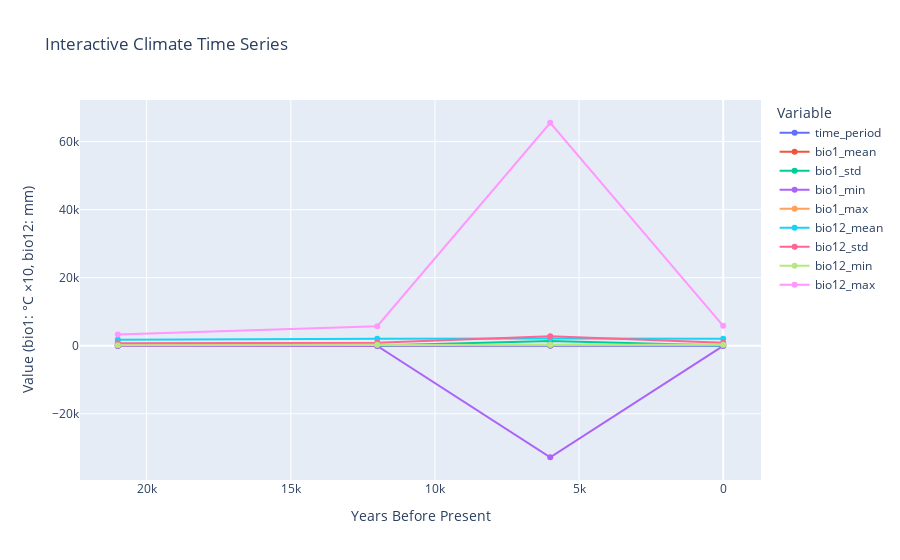

Notebook code cell kept with this figure:
### Code cell
import plotly.express as px

def plot_climate_time_series(climate_df, output_file=None):
    """
    Plot climate variables over time using Matplotlib (static) and Plotly (interactive).
    bio1 = annual mean temperature (°C ×10), bio12 = annual precipitation (mm).
    """
    if climate_df is None or climate_df.empty:
        print("No climate data available to plot.")
        return None

    # Get the list of variables (excluding time_years)
    variables = [col for col in climate_df.columns if col != 'time_years']
    
    # --- Static Matplotlib plot ---
    plt.figure(figsize=(12, 6))

    for var in variables:
        plt.plot(
            climate_df["time_years"],
            climate_df[var],
            marker="o",
            label=f"{var}",
            linewidth=2,
            markersize=8,
        )

    plt.xlabel("Years Before Present", fontsize=12)
    plt.ylabel("Value (bio1: °C ×10, bio12: mm)", fontsize=12)
    plt.title(
        "Climate Time Series\n(bio1 = annual mean temperature, bio12 = annual precipitation)",
        fontsize=14,
        fontweight="bold",
    )
    plt.legend(title="Variable")
    plt.grid(True, alpha=0.3)
    plt.gca().invert_xaxis()  # Invert x-axis to show older to newer
    plt.tight_layout()

    if output_file:
        plt.savefig(output_file, dpi=300, bbox_inches="tight")
        print(f"Saved static plot: {output_file}")

    plt.show()

    # --- Interactive Plotly plot ---
    if not variables:
        print("No variables available to plot interactively.")
        return None
        
    # Melt the dataframe for Plotly
    melted = climate_df.melt(
        id_vars="time_years", 
        var_name="Variable", 
        value_name="Value"
    )
    
    # Create interactive plot
    interactive_fig = px.line(
        melted,
        x="time_years",
        y="Value",
        color="Variable",
        markers=True,
        title="Interactive Climate Time Series",
        labels={
            "time_years": "Years Before Present",
            "Value": "Value (bio1: °C ×10, bio12: mm)",
        },
    )
    
    # Reverse x-axis to show older to newer
    interactive_fig.update_layout(xaxis_autorange="reversed")
    interactive_fig.show()

    return interactive_fig

# Check if results file exists and plot
results_csv = OUTPUT_DIR / "climate_time_series.csv"
if results_csv.exists():
    climate_df = pd.read_csv(results_csv)
    plot_climate_time_series(climate_df, OUTPUT_DIR / "climate_time_series.png")
    print("\nClimate data processing complete!")
else:
    print("Climate time series not found. Run the previous steps first.")

### Figure 1 — Plotly figure (JSON) as saved in the notebook; plotly's stock layout.template omitted (floating-point values rounded to 4 significant figures)
{"data": [{"hovertemplate": "Variable=time_period<br>Years Before Present=%{x}<br>Value (bio1: °C ×10, bio12: mm)=%{y}<extra></extra>", "legendgroup": "time_period", "line": {"color": "#636efa", "dash": "solid"}, "marker": {"symbol": "circle"}, "mode": "lines+markers", "name": "time_period", "orientation": "v", "showlegend": true, "type": "scatter", "x": [0, 6000, 12000, 21000], "xaxis": "x", "y": [0.0, 6.0, 12.0, 21.0], "yaxis": "y"}, {"hovertemplate": "Variable=bio1_mean<br>Years Before Present=%{x}<br>Value (bio1: °C ×10, bio12: mm)=%{y}<extra></extra>", "legendgroup": "bio1_mean", "line": {"color": "#EF553B", "dash": "solid"}, "marker": {"symbol": "circle"}, "mode": "lines+markers", "name": "bio1_mean", "orientation": "v", "showlegend": true, "type": "scatter", "x": [0, 6000, 12000, 21000], "xaxis": "x", "y": [202.5, 135.5, 186.6, 167.5], "yaxis": "y"}, {"hovertemplate": "Variable=bio1_std<br>Years Before Present=%{x}<br>Value (bio1: °C ×10, bio12: mm)=%{y}<extra></extra>", "legendgroup": "bio1_std", "line": {"color": "#00cc96", "dash": "solid"}, "marker": {"symbol": "circle"}, "mode": "lines+markers", "name": "bio1_std", "orientation": "v", "showlegend": true, "type": "scatter", "x": [0, 6000, 12000, 21000], "xaxis": "x", "y": [61.05, 1382.0, 64.2, 60.27], "yaxis": "y"}, {"hovertemplate": "Variable=bio1_min<br>Years Before Present=%{x}<br>Value (bio1: °C ×10, bio12: mm)=%{y}<extra></extra>", "legendgroup": "bio1_min", "line": {"color": "#ab63fa", "dash": "solid"}, "marker": {"symbol": "circle"}, "mode": "lines+markers", "name": "bio1_min", "orientation": "v", "showlegend": true, "type": "scatter", "x": [0, 6000, 12000, 21000], "xaxis": "x", "y": [-23.0, -32770.0, -47.0, -97.0], "yaxis": "y"}, {"hovertemplate": "Variable=bio1_max<br>Years Before Present=%{x}<br>Value (bio1: °C ×10, bio12: mm)=%{y}<extra></extra>", "legendgroup": "bio1_max", "line": {"color": "#FFA15A", "dash": "solid"}, "marker": {"symbol": "circle"}, "mode": "lines+markers", "name": "bio1_max", "orientation": "v", "showlegend": true, "type": "scatter", "x": [0, 6000, 12000, 21000], "xaxis": "x", "y": [276.0, 270.0, 265.0, 238.0], "yaxis": "y"}, {"hovertemplate": "Variable=bio12_mean<br>Years Before Present=%{x}<br>Value (bio1: °C ×10, bio12: mm)=%{y}<extra></extra>", "legendgroup": "bio12_mean", "line": {"color": "#19d3f3", "dash": "solid"}, "marker": {"symbol": "circle"}, "mode": "lines+markers", "name": "bio12_mean", "orientation": "v", "showlegend": true, "type": "scatter", "x": [0, 6000, 12000, 21000], "xaxis": "x", "y": [2031.0, 2163.0, 2072.0, 1785.0], "yaxis": "y"}, {"hovertemplate": "Variable=bio12_std<br>Years Before Present=%{x}<br>Value (bio1: °C ×10, bio12: mm)=%{y}<extra></extra>", "legendgroup": "bio12_std", "line": {"color": "#FF6692", "dash": "solid"}, "marker": {"symbol": "circle"}, "mode": "lines+markers", "name": "bio12_std", "orientation": "v", "showlegend": true, "type": "scatter", "x": [0, 6000, 12000, 21000], "xaxis": "x", "y": [908.6, 2808.0, 906.8, 750.3], "yaxis": "y"}, {"hovertemplate": "Variable=bio12_min<br>Years Before Present=%{x}<br>Value (bio1: °C ×10, bio12: mm)=%{y}<extra></extra>", "legendgroup": "bio12_min", "line": {"color": "#B6E880", "dash": "solid"}, "marker": {"symbol": "circle"}, "mode": "lines+markers", "name": "bio12_min", "orientation": "v", "showlegend": true, "type": "scatter", "x": [0, 6000, 12000, 21000], "xaxis": "x", "y": [277.0, 277.0, 269.0, 166.0], "yaxis": "y"}, {"hovertemplate": "Variable=bio12_max<br>Years Before Present=%{x}<br>Value (bio1: °C ×10, bio12: mm)=%{y}<extra></extra>", "legendgroup": "bio12_max", "line": {"color": "#FF97FF", "dash": "solid"}, "marker": {"symbol": "circle"}, "mode": "lines+markers", "name": "bio12_max", "orientation": "v", "showlegend": true, "type": "scatter", "x": [0, 6000, 12000, 21000], "xaxis": "x", "y": [5853.0, 65540.0, 5740.0, 3276.0], "yaxis": "y"}], "layout": {"legend": {"title": {"text": "Variable"}, "tracegroupgap": 0}, "title": {"text": "Interactive Climate Time Series"}, "xaxis": {"anchor": "y", "autorange": "reversed", "domain": [0, 1], "title": {"text": "Years Before Present"}}, "yaxis": {"anchor": "x", "domain": [0, 1], "title": {"text": "Value (bio1: °C ×10, bio12: mm)"}}}}
